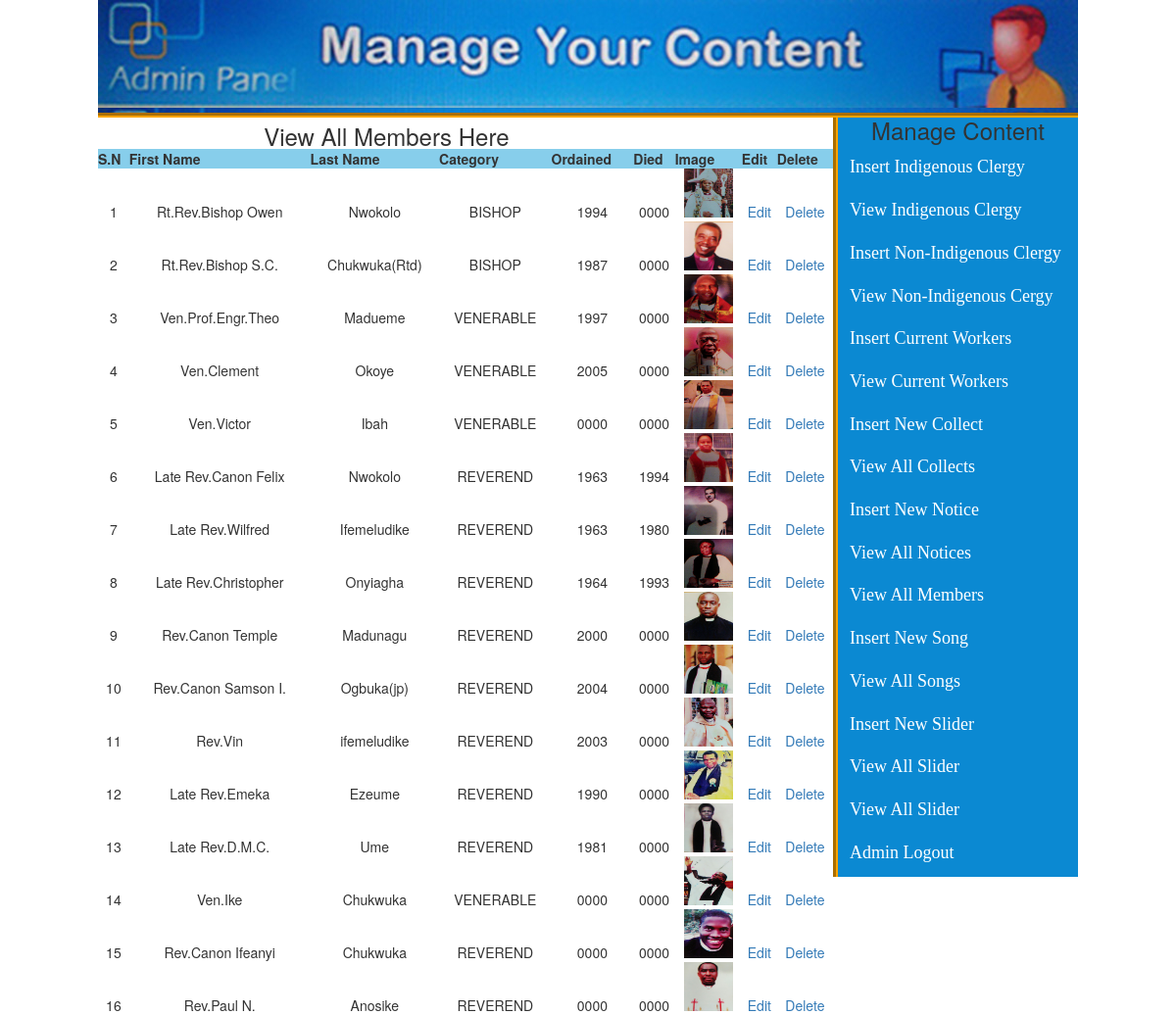
Page /admin_area/index.php?view_indworkers (signed in) on the committed database.
### tables this page shows
CREATE TABLE `ind_workers` (
  `worker_id` int(100) NOT NULL,
  `worker_cat` varchar(30) NOT NULL,
  `worker_firstname` varchar(30) NOT NULL,
  `worker_lastname` varchar(30) NOT NULL,
  `image` text NOT NULL,
  `ordained_on` year(4) NOT NULL,
  `died_on` year(4) NOT NULL
);

### admin_area/view_indworkers.php (the view)
<table width="750" align="center" style="background: white;">
<tr align="center">
	<td colspan="6"><h3>View All Members Here</h3></td>
</tr>
	<tr align="center" bgcolor="skyblue">
		<th>S.N</th>
		<th>First Name</th>
		<th>Last Name</th>
		<th>Category</th>
		<th>Ordained</th>
		<th>Died</th>
		<th>Image</th>
		<th>Edit</th>
		<th>Delete</th>
	</tr>
	<?php
	include("includes/db.php");
	$get_worker = "select * from ind_workers";
	$run_worker = mysqli_query($con, $get_worker);
	$i = 0;
	while ($row_worker = mysqli_fetch_array($run_worker)) {
		$worker_id = $row_worker['worker_id'];
		$worker_firstname = $row_worker['worker_firstname'];
		$worker_lastname = $row_worker['worker_lastname'];
		$worker_cat = $row_worker['worker_cat'];
		$worker_image = $row_worker['image'];
		$ordained = $row_worker['ordained_on'];
		$died = $row_worker['died_on'];
		$i++;
	?>
	<tr align="center">
		<td><?php echo $i; ?></td>
		<td><?php echo $worker_firstname; ?></td>
		<td><?php echo $worker_lastname; ?></td>
		<td><?php echo $worker_cat; ?></td>
		<td><?php echo $ordained; ?></td>
		<td><?php echo $died; ?></td>
		<td><img src="../indworkers/indworkers_images/<?php echo $worker_image;?>" width="50" height="50"/></td>
		<td><a href="index.php?edit_worker=<?php echo $worker_id; ?>">Edit</a></td>
		<td><a href="index.php?delete_worker=<?php echo $worker_id; ?>">Delete</a></td>
	</tr>
<?php } ?>
</table>

### admin_area/styles/style.css (style rules this page uses)
html, body, div, span, applet, object, iframe, h1, h2, h3, h4, h5, h6, p, blockquote, pre, a, abbr, acronym, address, big, cite, code, del, dfn, em, img, ins, kbd, q, s, samp, small, strike, strong, sub, sup, tt, var, b, u, i, center,dl, dt, dd, ol, ul, li, fieldset, form, label, legend, table, caption, tbody, tfoot, thead, tr, th, td, article, aside, canvas, details, embed, figure, figcaption, footer, header, hgroup, menu, nav, output, ruby, section, summary, time, mark, audio, video { margin:0; padding:0; border: 0; vertical-align: baseline; }
body { background: white; }

### rows in the picture
ind_workers: worker_firstname "Rt.Rev.Bishop Owen", worker_lastname "Nwokolo", worker_cat "BISHOP", ordained_on "1994", died_on "0000", image (picture)
ind_workers: worker_firstname "Rt.Rev.Bishop S.C.", worker_lastname "Chukwuka(Rtd)", worker_cat "BISHOP", ordained_on "1987", died_on "0000", image (picture)
ind_workers: worker_firstname "Ven.Prof.Engr.Theo", worker_lastname "Madueme", worker_cat "VENERABLE", ordained_on "1997", died_on "0000", image (picture)
ind_workers: worker_firstname "Ven.Clement", worker_lastname "Okoye", worker_cat "VENERABLE", ordained_on "2005", died_on "0000", image (picture)
ind_workers: worker_firstname "Ven.Victor", worker_lastname "Ibah", worker_cat "VENERABLE", ordained_on "0000", died_on "0000", image (picture)
ind_workers: worker_firstname "Late Rev.Canon Felix", worker_lastname "Nwokolo", worker_cat "REVEREND", ordained_on "1963", died_on "1994", image (picture)
ind_workers: worker_firstname "Late Rev.Wilfred", worker_lastname "Ifemeludike", worker_cat "REVEREND", ordained_on "1963", died_on "1980", image (picture)
ind_workers: worker_firstname "Late Rev.Christopher", worker_lastname "Onyiagha", worker_cat "REVEREND", ordained_on "1964", died_on "1993", image (picture)
ind_workers: worker_firstname "Rev.Canon Temple", worker_lastname "Madunagu", worker_cat "REVEREND", ordained_on "2000", died_on "0000", image (picture)
ind_workers: worker_firstname "Rev.Canon Samson I.", worker_lastname "Ogbuka(jp)", worker_cat "REVEREND", ordained_on "2004", died_on "0000", image (picture)
ind_workers: worker_firstname "Rev.Vin", worker_lastname "ifemeludike", worker_cat "REVEREND", ordained_on "2003", died_on "0000", image (picture)
ind_workers: worker_firstname "Late Rev.Emeka", worker_lastname "Ezeume", worker_cat "REVEREND", ordained_on "1990", died_on "0000", image (picture)
ind_workers: worker_firstname "Late Rev.D.M.C.", worker_lastname "Ume", worker_cat "REVEREND", ordained_on "1981", died_on "0000", image (picture)
ind_workers: worker_firstname "Ven.Ike", worker_lastname "Chukwuka", worker_cat "VENERABLE", ordained_on "0000", died_on "0000", image (picture)
ind_workers: worker_firstname "Rev.Canon Ifeanyi", worker_lastname "Chukwuka", worker_cat "REVEREND", ordained_on "0000", died_on "0000", image (picture)
ind_workers: worker_firstname "Rev.Paul N.", worker_lastname "Anosike", worker_cat "REVEREND", ordained_on "0000", died_on "0000", image (picture)
